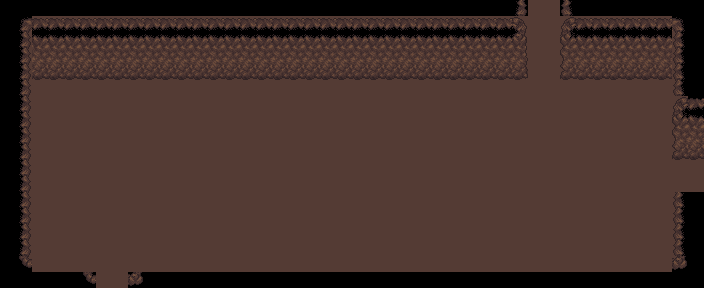

Tiled map render using the project's own tile images. Description and the map definition, with tile-layer contents summarised, below:
An orthogonal 44x18 tile map with 16x16 px tiles, 3 tile layers (Base, Ground, Upper), 2 tilesets and 3 objects (3x Entrance).

<map version="1.5" tiledversion="1.6.0" orientation="orthogonal" renderorder="right-down" width="44" height="18" tilewidth="16" tileheight="16" infinite="0" nextlayerid="22" nextobjectid="48">
 <properties>
  <property name="ActiveSpawn" type="int" value="1" />
  <property name="Dungeon" value="Cave" />
  <property name="MapType" value="Cave" />
  <property name="ResourcesMinMax" value="30-60" />
 </properties>
 <tileset firstgid="1" source="../Tilesets/tilesetDungeon.tsx" />
 <tileset firstgid="161" source="../Tilesets/tsWalls_Floors.tsx" />
 <layer id="19" name="Base" width="44" height="18">
  <data>[792 cells, 792 non-empty, 3 distinct tile ids]</data>
 </layer>
 <layer id="20" name="Ground" width="44" height="18">
  <data>[792 cells, 230 non-empty, 21 distinct tile ids]</data>
 </layer>
 <layer id="21" name="Upper" width="44" height="18">
  <data>[792 cells, 2 non-empty, 1 distinct tile ids]</data>
 </layer>
 <objectgroup id="4" name="Travel">
  <object id="19" name="Entrance" x="528" y="0" width="32" height="4">
   <properties>
    <property name="EntranceDir" value="Down" />
    <property name="Map" value="mapCave_Wing_2_6" />
   </properties>
  </object>
  <object id="46" name="Entrance" x="96" y="284" width="32" height="4">
   <properties>
    <property name="EntranceDir" value="Up" />
    <property name="Map" value="mapCave_Wing_2_8" />
   </properties>
  </object>
  <object id="47" name="Entrance" x="700" y="160" width="4" height="32">
   <properties>
    <property name="EntranceDir" value="Left" />
    <property name="Map" value="mapCave_Wing_2_9" />
   </properties>
  </object>
 </objectgroup>
 <objectgroup id="5" name="MapObject" visible="0" />
 <objectgroup id="6" name="Character" visible="0" />
</map>
